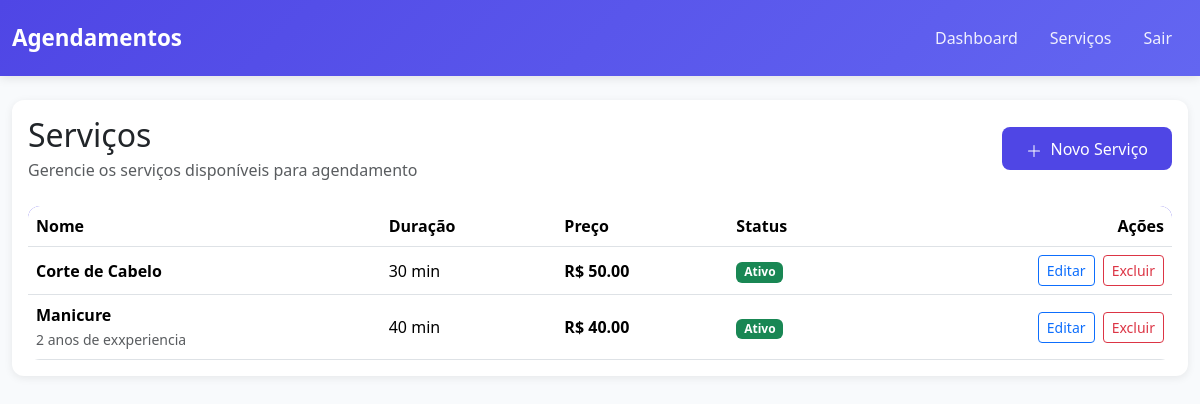
The page /accounts/services/ (signed in) on the database as committed earlier.
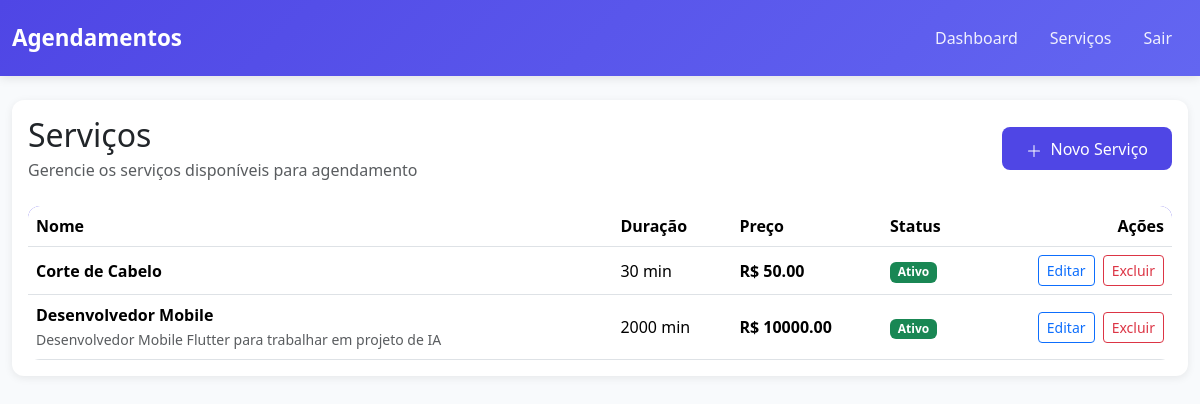
The same page on the database as committed later.
### booking/models.py (models this page shows, shortened)
class Service(models.Model):
    name = models.CharField(_("nome"),max_length=100)
    description = models.TextField(_("descrição"), blank=True)
    duration_minutes = models.PositiveIntegerField(_("duração (min)"))
    price = models.DecimalField(_("preço"), max_digits=8, decimal_places=2)
    is_active = models.BooleanField(_("está ativo"), default=True)

### booking/views.py (the view)
# urls.py: path("services/", ServiceListView.as_view(), name="service_list"),
@method_decorator(login_required, name="dispatch")
class ServiceListView(ListView):
    model = Service
    template_name = "services/service_list.html"
    context_object_name = "services"

### booking/templates/services/service_list.html (shortened to what this page needs)
{% extends "base.html" %}
{% block content %}
<div class="card mb-4">
  <div class="card-body">
    <div class="d-flex justify-content-between align-items-center mb-4">
      <div>
        <h2 class="mb-1">Serviços</h2>
        <p class="text-muted mb-0">Gerencie os serviços disponíveis para agendamento</p>
      </div>
      <a href="{% url 'service_create' %}" class="btn btn-primary">
        <svg xmlns="http://www.w3.org/2000/svg" width="16" height="16" fill="currentColor" class="bi bi-plus-lg me-1" viewBox="0 0 16 16">
          <path d="M8 2a.5.5 0 0 1 .5.5v5h5a.5.5 0 0 1 0 1h-5v5a.5.5 0 0 1-1 0v-5h-5a.5.5 0 0 1 0-1h5v-5A.5.5 0 0 1 8 2Z"/>
        </svg>
        Novo Serviço
      </a>
    </div>
    <div class="table-responsive">
      <table class="table table-hover align-middle mb-0">
        <thead>
          <tr>
            <th>Nome</th>
            <th>Duração</th>
            <th>Preço</th>
            <th>Status</th>
            <th class="text-end">Ações</th>
          </tr>
        </thead>
        <tbody>
          {% for service in services %}
            <tr>
              <td>
                <strong>{{ service.name }}</strong>
                {% if service.description %}
                <br><small class="text-muted">{{ service.description|truncatewords:10 }}</small>
                {% endif %}
              </td>
              <td>{{ service.duration_minutes }} min</td>
              <td><strong>R$ {{ service.price }}</strong></td>
              <td>
                {% if service.is_active %}
                  <span class="badge bg-success">Ativo</span>
                {% else %}
                  <span class="badge bg-secondary">Inativo</span>
                {% endif %}
              </td>
              <td class="text-end">
                <a href="{% url 'service_update' service.pk %}" class="btn btn-sm btn-outline-primary me-1">Editar</a>
                <a href="{% url 'service_delete' service.pk %}" class="btn btn-sm btn-outline-danger">Excluir</a>
              </td>
            </tr>
          {% endfor %}
        </tbody>
      </table>
    </div>
  </div>
</div>
{% endblock %}

### booking/templates/base.html (shortened to what this page needs)
<!DOCTYPE html>
<html lang="pt-br">
<head>
  {% load static %}
  <link href="https://cdn.jsdelivr.net/npm/bootstrap@5.3.3/dist/css/bootstrap.min.css" rel="stylesheet">
  <link rel="stylesheet" href="{% static 'booking/css/base.css' %}">
</head>
<body>
<nav class="navbar navbar-expand-lg navbar-dark">
  <div class="container">
    <a class="navbar-brand" href="{% url 'dashboard' %}">Agendamentos</a>
    {% if user.is_authenticated %}
    <div class="navbar-nav ms-auto">
      <a class="nav-link" href="{% url 'dashboard' %}">Dashboard</a>
      <a class="nav-link" href="{% url 'service_list' %}">Serviços</a>
      <a class="nav-link" href="{% url 'logout' %}">Sair</a>
    </div>
    {% endif %}
  </div>
</nav>
<div class="container py-4">
  {% block content %}{% endblock %}
</div>
</body>
</html>

### booking/static/booking/css/base.css (style rules this page uses)
:root { --primary-color: #4f46e5; --secondary-color: #6366f1; --dark-bg: #1e293b; --light-bg: #f8fafc; }
body { background-color: var(--light-bg); font-family: 'Segoe UI', Tahoma, Geneva, Verdana, sans-serif; }
.navbar { background: linear-gradient(135deg, var(--primary-color), var(--secondary-color)); box-shadow: 0 2px 10px rgba(0, 0, 0, 0.1); padding: 1rem 0; }
.navbar-brand { font-weight: 600; font-size: 1.4rem; }
.nav-link { color: rgba(255, 255, 255, 0.9) !important; margin: 0 0.5rem; transition: color 0.3s; }
.container { max-width: 1200px; }
.card { border: none; border-radius: 12px; box-shadow: 0 2px 8px rgba(0, 0, 0, 0.08); transition: transform 0.2s, box-shadow 0.2s; }
.btn-primary { background-color: var(--primary-color); border: none; padding: 0.6rem 1.5rem; border-radius: 8px; font-weight: 500; transition: background-color 0.3s; }
.table { background: white; border-radius: 12px; overflow: hidden; }
.table thead { background-color: var(--primary-color); color: white; }
.table tbody tr { transition: background-color 0.2s; }

Rows that differ between the two databases and show on the page:
removed Service: name "Manicure", description "2 anos de exxperiencia", duration_minutes "40", price "40.00", is_active "Ativo"
added Service: name "Desenvolvedor Mobile", description "Desenvolvedor Mobile Flutter para trabalhar em projeto de IA", duration_minutes "2000", price "10000.00", is_active "Ativo"
